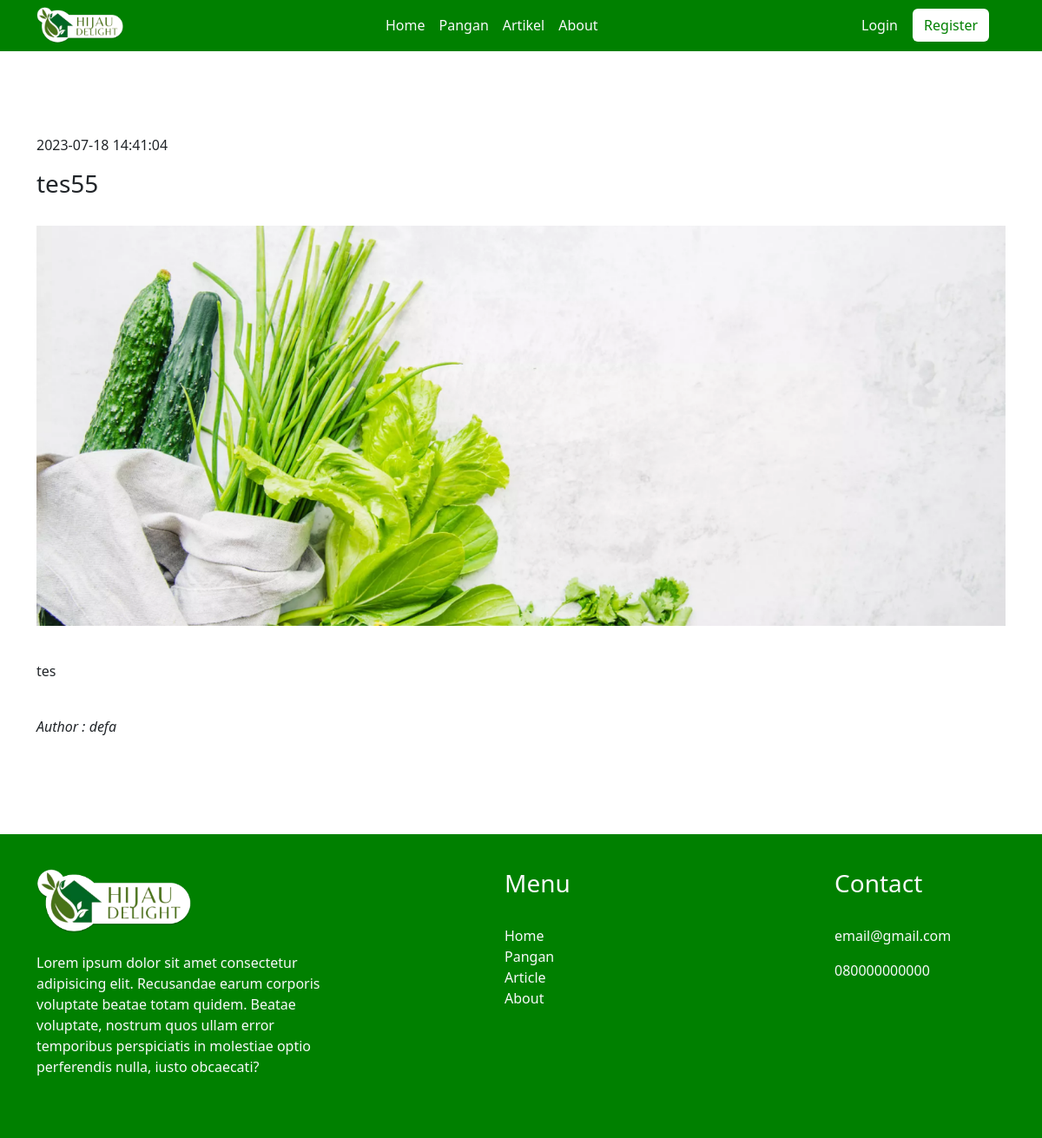
/detail_article.php?id=8/tes55, run on the app's committed database.
### tables this page shows
CREATE TABLE `article` (
  `id` int(11) NOT NULL,
  `title` varchar(60) NOT NULL,
  `short_description` text NOT NULL,
  `description` text NOT NULL,
  `image` varchar(30) NOT NULL,
  `caption` varchar(60) NOT NULL,
  `visit` int(11) NOT NULL,
  `slug` varchar(120) NOT NULL,
  `created_at` timestamp NOT NULL DEFAULT current_timestamp(),
  `created_by_name` varchar(60) DEFAULT NULL,
  `updated_at` timestamp NULL DEFAULT NULL,
  `updated_by_name` varchar(60) DEFAULT NULL
);

### detail_article.php (the view, shortened to what this page needs)
<!doctype html>
<html lang="en">
  <head>
    <link href="https://cdn.jsdelivr.net/npm/bootstrap@5.3.0/dist/css/bootstrap.min.css" rel="stylesheet">
</head>
  <body>
<nav class="navbar navbar-expand-lg" style="background-color: #008000;">
    <div class="container">
        <div class="row">
            <div class="col-md-4">
            <a class="navbar-brand" href="#"><img src="images/logo.png" style="width: 100px;" alt="logo"></a>
            </div>
        </div>
        <div class="col-md-5">
            <div class="collapse navbar-collapse" id="navbarNavAltMarkup">
            <div class="navbar-nav" style="padding-left: 150px;">
                <a class="text-light nav-link active" href="index.php">Home</a>
                <a class="text-light nav-link" href="product.php">Pangan</a>
                <a class="text-light nav-link" href="artikel.php">Artikel</a>
                <a class="text-light nav-link" href="about.php">About</a>
            </div>
            </div>
        </div>
        <div class="col-md-3" style="padding-left: 100px;">
        <?php
          if (isset($_SESSION['email'])) {
            echo ("<a href='login/logout.php' class='btn text-light'>Logout</a>");
          } else {
            echo ("<a href='login/login.php' class='btn text-light'>Login</a>
            <a href='register/register.php' type='submit' class='btn' style='background-color: white; color: #008000;'>
              Register
            </a>");
          }
        ?>
        </div>
    </div>
</nav>
  <?php
include ("config/config.php");
$id     = $_GET['id'];
  $query = mysqli_query($koneksi,"SELECT * FROM article WHERE id = '$id'");
  $data = mysqli_fetch_array($query)
  ?>
   <div class="container" style="padding-top: 8%; padding-bottom: 8%;">
    <p><?php echo $data['created_at']; ?></p>
    <h3><?php echo $data['title']; ?></h3><br>
    <img src="images/article/<?php echo $data ['image']; ?>" width="100%" alt="">
    <p style="text-align: right; font-style: italic;"><?php echo $data['caption']; ?></p><br>
    <p><?php echo $data['description']; ?></p>
    <br>
    <p style="font-style: italic;">Author : <?php echo $data['created_by_name']; ?></p>
    </div>
    <footer>
      <div class="text-light" style="height: 350px; background-color: #008000;">
       <div class="container">
         <div class="row">
           <div class="col-md-4" style="padding-top: 40px;">
             <img src="images/logo.png" width="50%" alt="" style="padding-bottom: 20px;">
             <p>Lorem ipsum dolor sit amet consectetur adipisicing elit. Recusandae earum corporis voluptate beatae totam quidem. Beatae voluptate, nostrum quos ullam error temporibus perspiciatis in molestiae optio perferendis nulla, iusto obcaecati?</p>
           </div>
           <div class="col-md-4 text-light" style="padding-top: 40px; padding-left: 15%;">
              <h3>Menu</h3><br>
                <a href="" style="text-decoration: none;" class="text-light">Home</a><br>
                <a href="" style="text-decoration: none;" class="text-light">Pangan</a><br>
                <a href="" style="text-decoration: none;" class="text-light">Article</a><br>
                <a href="" style="text-decoration: none;" class="text-light">About</a>
           </div>
           <div class="col-md-4 text-light" style="padding-top: 40px; padding-left: 15%;">
              <h3>Contact</h3><br>
              <p>email@gmail.com</p>
              <p>080000000000</p>
           </div>
         </div>
       </div>
      </div>
    </footer>
  </body>
</html>

### data on the page
article: created_at "2023-07-18 14:41:04", title "tes55", image (picture), description "tes", created_by_name "defa"
